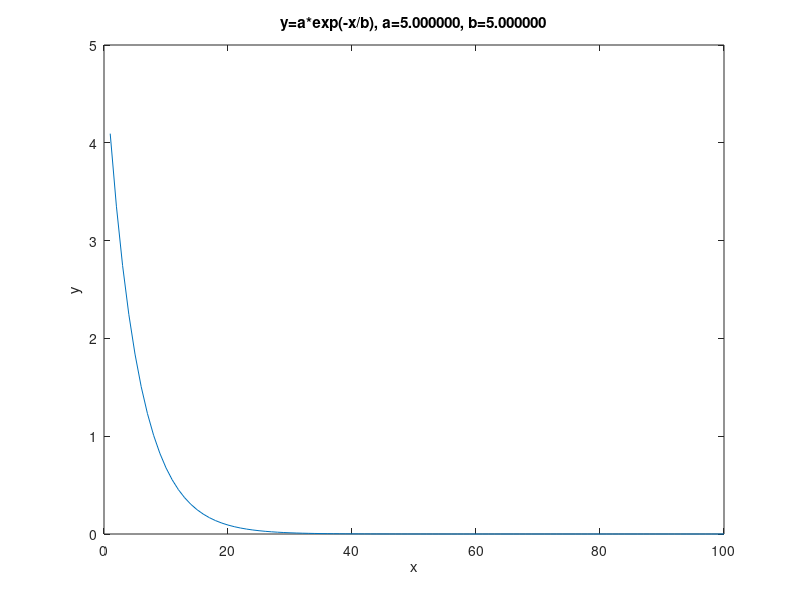
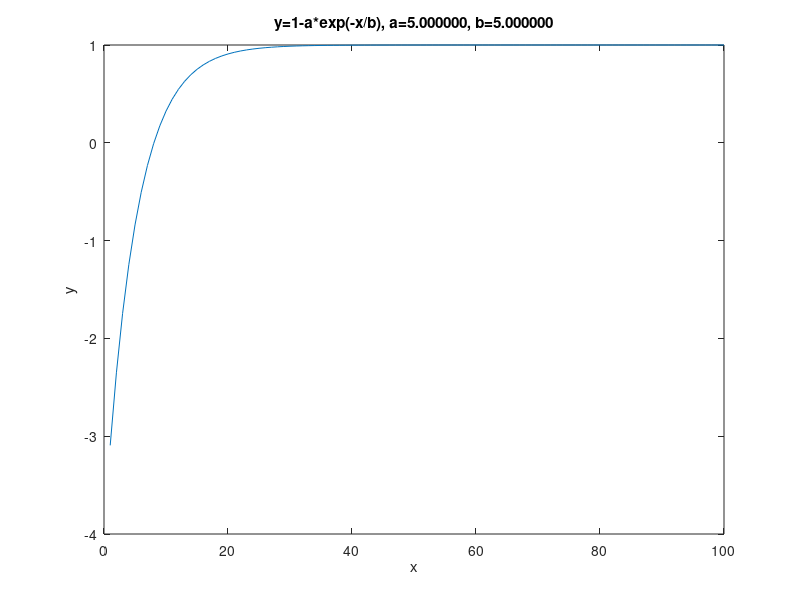

These figures' MATLAB source, in order: (Note: this script raises an error after producing the figures.)
% start with some curves
x=1:100;
for a=5
    for b=5
        y1=a*exp(-1.*x/b);
        figure
        plot(x,y1);
        myTitle = sprintf('y=a*exp(-x/b), a=%f, b=%f', a,b);
        title(myTitle);
        xlabel('x');
        ylabel('y');

        y2=1-a*exp(-1.*x/b); % SHAPE FOR 1702 PEAK TIME SERIES
        figure
        plot(x,y2);
        myTitle = sprintf('y=1-a*exp(-x/b), a=%f, b=%f', a,b);
        title(myTitle);
        xlabel('x');
        ylabel('y');
    end
end

% now play with y1 and y2 and try to fit them to a model
%result1 = curveFitting(x, 0, y1, 1, [0.01 0.01]);
%result2 = curveFitting(x, 0, y2, 2, [0.01 0.01]);

% see which starting points work to find the correct coeffs a and b
result3 = curveFitting(x, 0, y1, 1, [0.01 0.01]); % no
pause(1);
result3 = curveFitting(x, 0, y1, 1, [0.05 0.05]); % no
pause(1);
result3 = curveFitting(x, 0, y1, 1, [0.07 0.07]); % yes
pause(1);
result3 = curveFitting(x, 0, y1, 1, [0.1 0.1]); % yes
pause(1);
result3 = curveFitting(x, 0, y1, 1, [1.0 0.01]); % no
pause(1);
result3 = curveFitting(x, 0, y1, 1, [1.0 1.0]); % yes
pause(1);
% give it first point of dataset
result3 = curveFitting(x, 0, y1, 1, [1.0 4.0937]); % yes
pause(1);

%result4 = curveFitting(x, 0, y2, 1, [0.01 0.01]);
%pause(1);

function j = curveFitting(t, offset, y, model, startPoint)
    % To avoid this error: "NaN computed by model function, fitting cannot continue.
    % Try using or tightening upper and lower bounds on coefficients.", do not set
    % start point to 0. 
    % Ref=https://www.mathworks.com/matlabcentral/answers/132082-curve-fitting-toolbox-error
    switch model
        case 1
            % it's like discharging capacitor
            g = fittype('a*exp(-1*x/b)');
        case 2
            % it's like charging capacitor
            g = fittype('1 - a*exp(-1*x/b)');
     end

    xCurve = (t-offset)';
    yCurve = y';
    % xCurve and yCurve are both nx1 row-column form 
    % StartPoint wants 2 points for this type of fit
    f0 = fit(xCurve,yCurve,g,'StartPoint',startPoint);

    % set the range to draw the exponential curve
    numRows = size(xCurve,1);
    startXX = xCurve(1);
    finishXX = xCurve(numRows);
    xx = linspace(startXX, finishXX, numRows);
    figure
    plot(xCurve,yCurve,'o',xx,f0(xx));
    myTitle = sprintf('use start point [%f %f]', startPoint);
    title(myTitle);
    fprintf('a=%f, b=%f\n', f0.a, f0.b);
    j = f0;
end